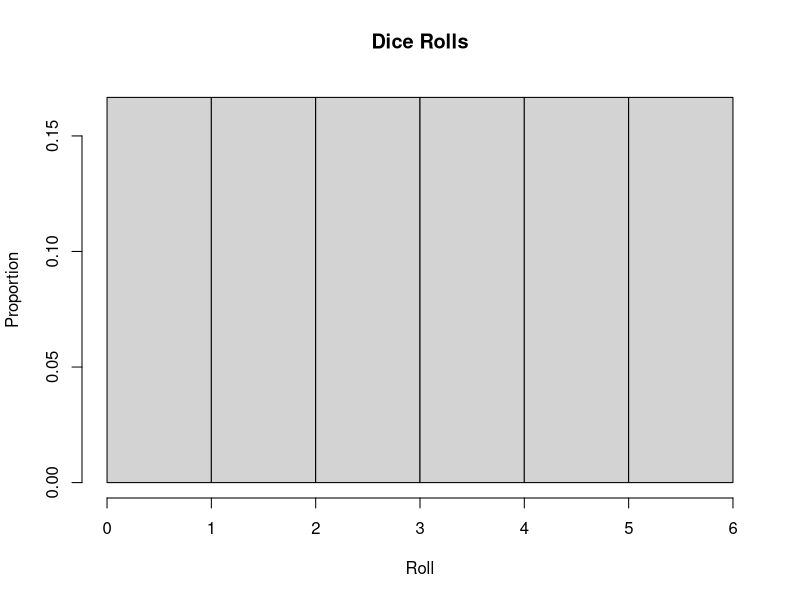
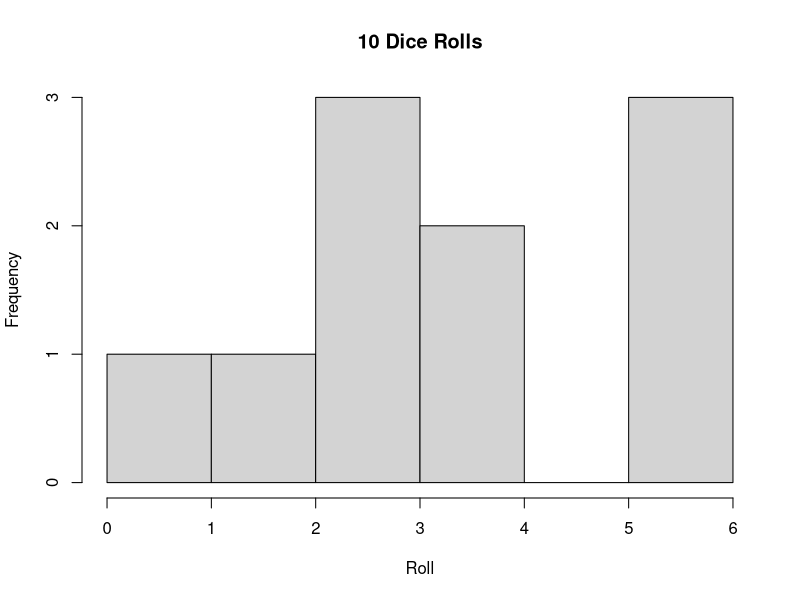
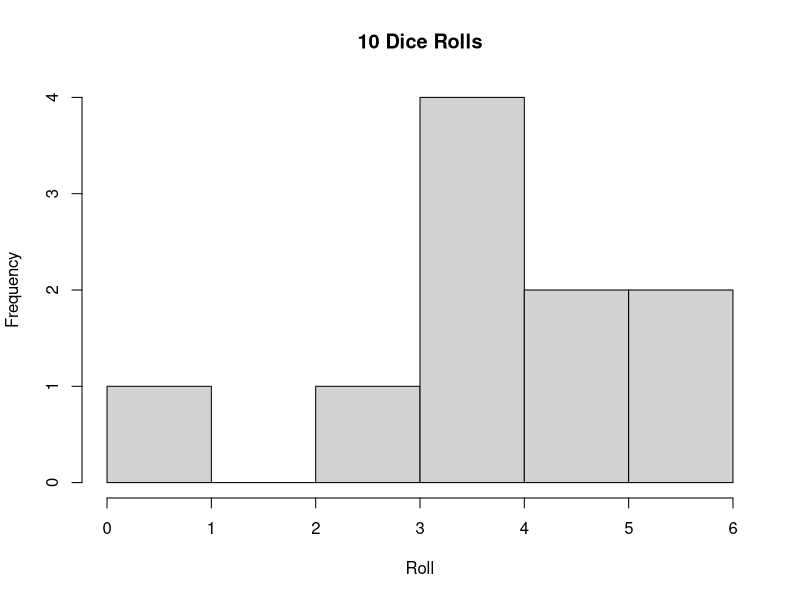

Reproduce these figures in R, in order.
## ---- chunk 1
hist(c(1, 2, 3, 4, 5, 6), xlab = "Roll", ylab = "Proportion", main = "Dice Rolls", breaks = c(0,1,2,3,4,5,6), freq=FALSE)
## ---- chunk 2
numbers = 1:6
rolls1 <- sample(x = numbers, size = 10, replace = TRUE)
hist(rolls1, xlab = "Roll", main = "10 Dice Rolls", breaks = c(0,1,2,3,4,5,6))
## ---- chunk 3
rolls2 <- sample(x = numbers, size = 10, replace = TRUE)
hist(rolls2, xlab = "Roll", main = "10 Dice Rolls", breaks = c(0,1,2,3,4,5,6))
